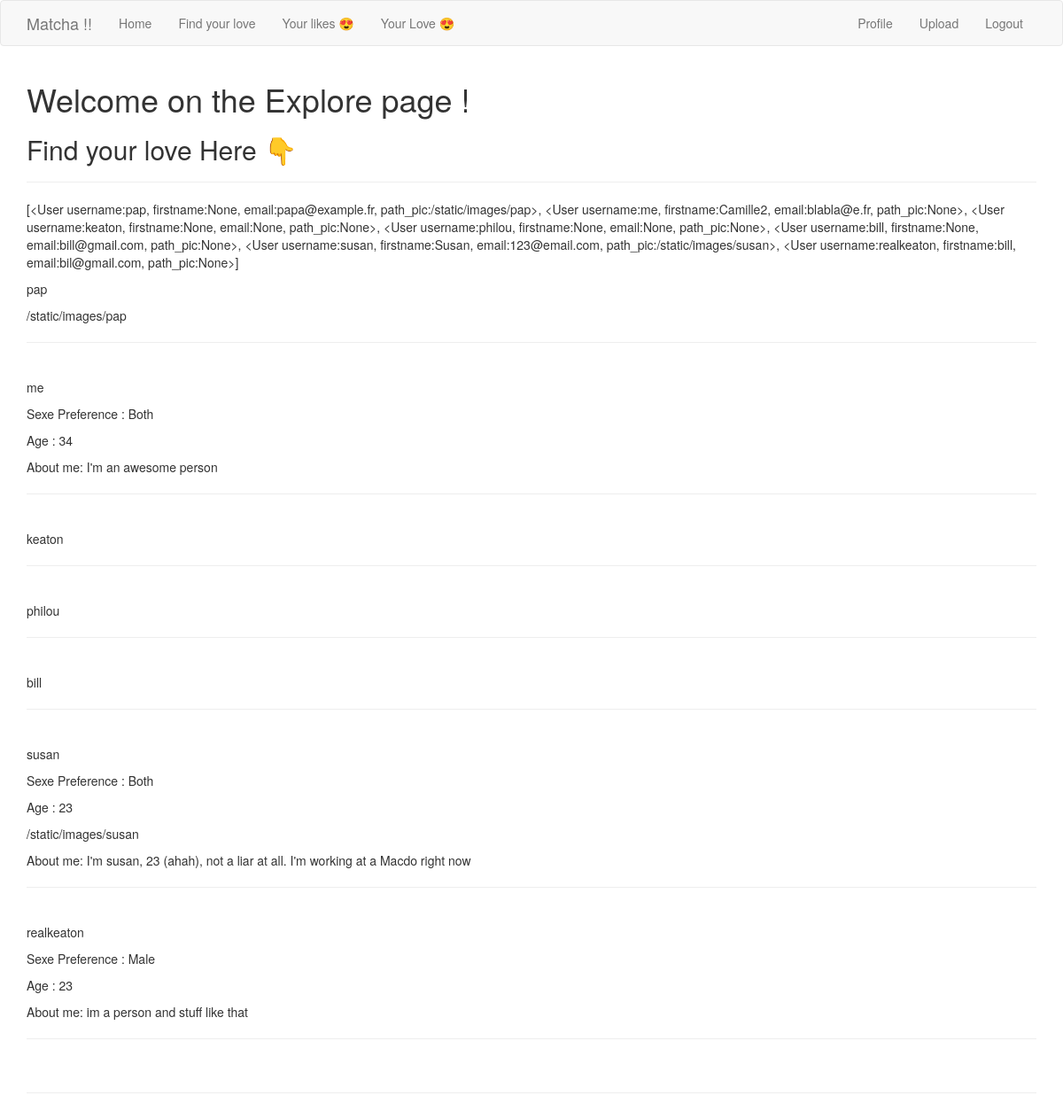
Before: /explore/ (signed in) with the older database file.
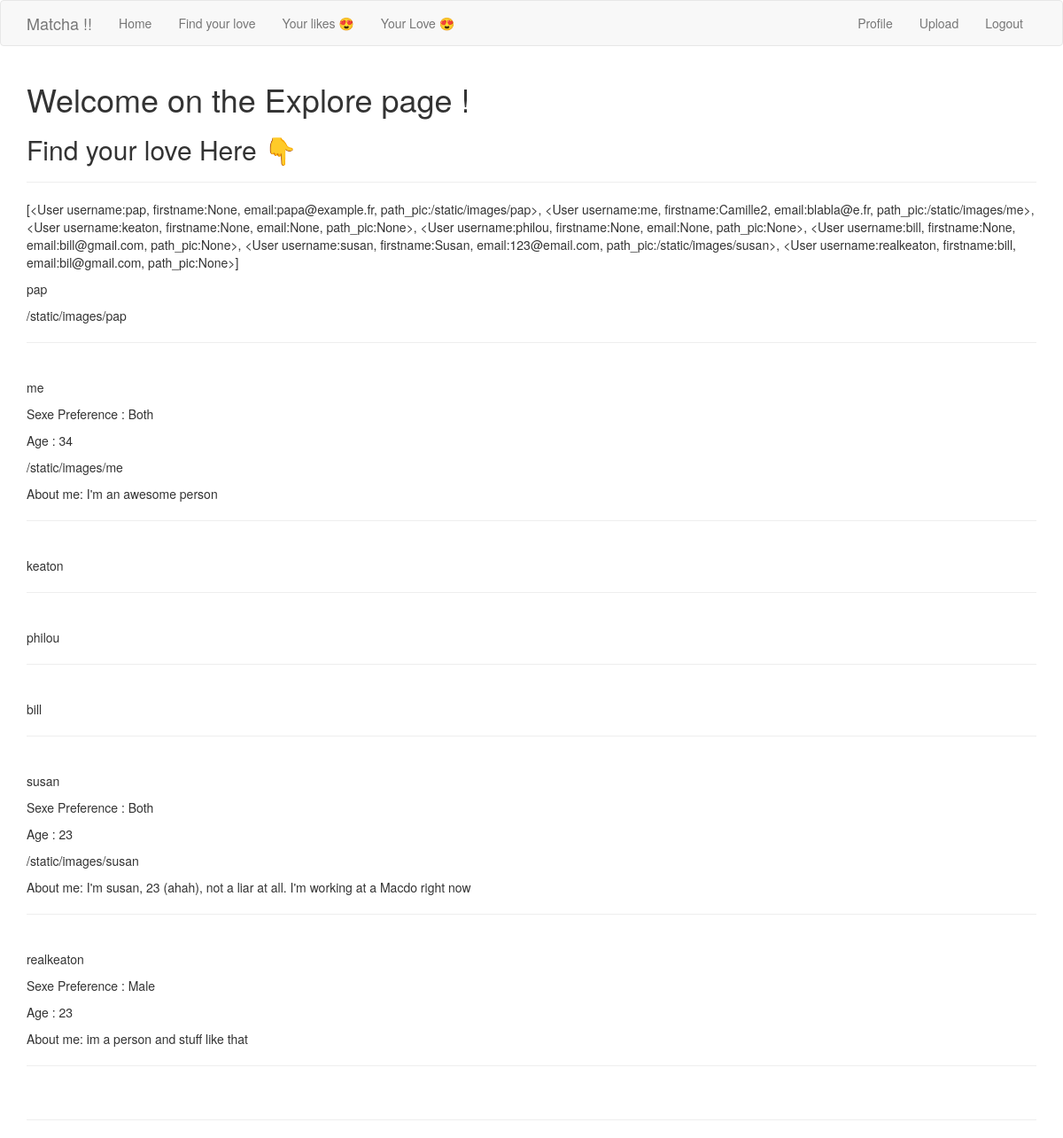
After: the same page with the newer database file.
### app/models.py (models this page shows, shortened)
class User(UserMixin, db.Model):
    id = db.Column(db.Integer, primary_key=True)
    username = db.Column(db.String(64), index=True, unique=True)
    firstname = db.Column(db.String(64), index=True)
    email = db.Column(db.String(120), index=True, unique=True)
    password_hash = db.Column(db.String(128))
    age = db.Column(db.Integer, index=True)
    sexpref = db.Column(db.String(64), index=True)
    fame = db.Column(db.Integer, index=True)
    bio = db.Column(db.String(256), index=True)
    last_seen = db.Column(db.DateTime, default=datetime.utcnow)
    path_pic = db.Column(db.String(120), index=True, default=None)
    liked = db.relationship(
        'User', secondary=likes,
        primaryjoin=(likes.c.likes_id == id),
        secondaryjoin=(likes.c.liked_id == id),
        backref=db.backref('likes', lazy='dynamic'),lazy='dynamic'
    )
    def __repr__(self):
        return '<User username:{}, firstname:{}, email:{}, path_pic:{}>'.format(self.username, self.firstname, self.email, self.path_pic)

### app/routes.py (the view)
@app.route('/explore/')
@login_required
def explore():
    profile_list = User.query.all()
    print(profile_list)
    return render_template('explore.html', title='Explore', profile_list=profile_list)

### app/models.py (called while the page is built)
@login.user_loader
def load_user(id):
    return User.query.get(int(id))

### app/routes.py (called while the page is built)
@app.before_request
def before_request():
    if current_user.is_authenticated:
        current_user.last_seen = datetime.utcnow()
        db.session.commit()

### app/templates/explore.html
{% extends "base.html" %}
{% block app_content %}
    <h1>Welcome on the Explore page !</h1>
    <h2>Find your love Here 👇</h2>
    <hr>
    <p>{{ profile_list }}</p>
    {% for profile in profile_list %}
        {% include '_sumup.html' %}
    {% endfor %}
    <hr>
{% endblock %}

### app/templates/_sumup.html
<p>{{profile.username}}</p>
{% if profile.sexpref %} <p>Sexe Preference : {{profile.sexpref}}</p>{% endif %}
{% if profile.age %} <p>Age : {{profile.age}}</p>{% endif %}
{% if profile.path_pic %} <p>{{profile.path_pic}}</p>{% endif %}
{% if profile.bio %} <p>About me: {{profile.bio}}</p>{% endif %}
<hr>
<br>

Changed rows visible on the page:
changed through a linked row, User "pap": username+firstname+email "…<User username:me, firstname:Camille2, email:blabla@e.fr, path_pic:None>, <User username:keaton, firstname:None, email:None,…" → "…<User username:me, firstname:Camille2, email:blabla@e.fr, path_pic:/static/images/me>, <User username:keaton, firstname:None, email:None,…"
changed User "me": path_pic (not shown) → "/static/images/me"
